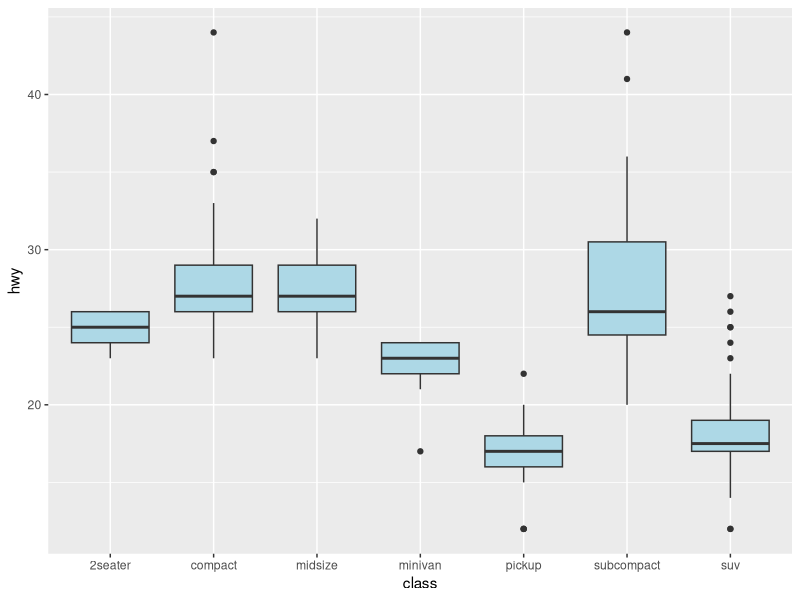

R code for this plot: (Note: this script raises an error after producing the figure.)
## ---- chunk 1
library(ggplot2)
## ---- chunk 2
utils::packageVersion("ggplot2")
## ---- chunk 3
ggplot(mpg, aes(class, hwy)) +
  geom_boxplot(
    fill = "lightblue",        # inside the box
    box.colour = "blue",       # outline of the box
    median.colour = "red",     # median line
    whisker.linetype = "dashed"
  )

# 👉 Try changing fill = "pink" or "green" to experiment.
# 👉 Map a variable: geom_boxplot(aes(fill = drv)) to color by drive type.
# 👉 Adjust median.linetype = "dotted" or median.linewidth = 2.
## ---- chunk 4
ggplot(mpg, aes(displ, hwy)) +
  geom_point() +
  facet_wrap(~class, dir = "br")  # bottom-right start

# 👉 Try dir = "tl", "rb", or "tr" to see different starting corners.
# 👉 Try facet_grid(drv ~ cyl) for a grid layout instead of wrap.
# 👉 Add scales = "free" to let each panel set its own axis limits.
## ---- chunk 5
ggplot(mpg, aes(class, hwy)) +
  geom_point() +
  scale_x_discrete(minor_breaks = 1:7)

# 👉 Try scale_y_continuous(minor_breaks = seq(10, 50, by = 2)).
# 👉 Remove them: scale_x_discrete(minor_breaks = NULL).
## ---- chunk 6
ggplot(economics, aes(date, unemploy, fill = unemploy)) +
  geom_area()

# 👉 Try changing fill = pop to see population instead of unemployment.
# 👉 Try geom_ribbon(aes(ymin = unemploy - 500, ymax = unemploy + 500, fill = unemploy)).
## ---- chunk 7
labels <- c(displ = "Engine Size (L)", hwy = "Highway MPG")

ggplot(mpg, aes(displ, hwy)) +
  geom_point() +
  labs(dictionary = labels)

# 👉 Add more entries to the dictionary to rename multiple variables at once.
# 👉 Try labs(title = "Car Efficiency", subtitle = "Displacement vs Highway MPG").
